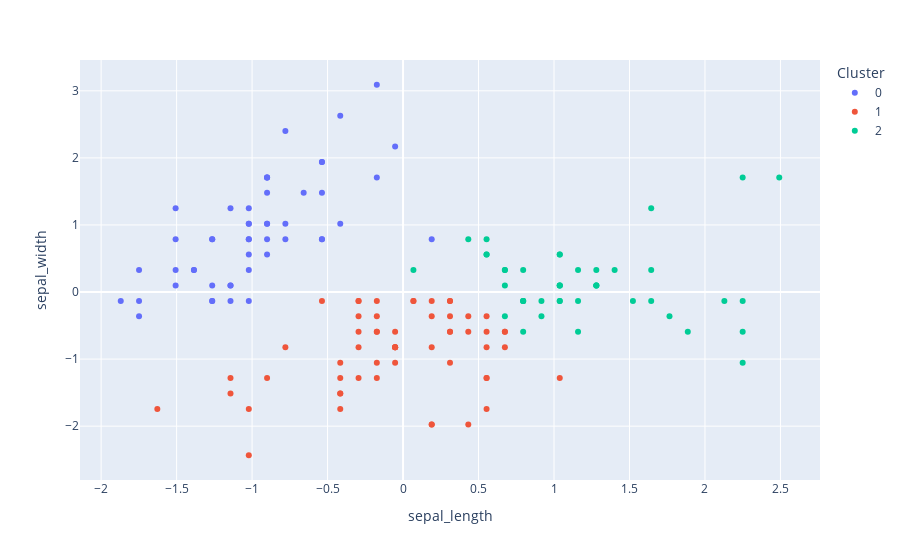

Notebook code cell kept with this figure:
### Code cell
kmeans = KMeans(3)
kmeans.fit(x)
clusters_identificados = kmeans.fit_predict(x)
datos_con_clusters = datos.copy()
datos_con_clusters['sepal_length'] = x.T[0]
datos_con_clusters['sepal_width'] = x.T[1]
datos_con_clusters['Cluster'] = clusters_identificados
datos_con_clusters["Cluster"] = datos_con_clusters["Cluster"].astype("category")
fig = px.scatter(datos_con_clusters, 
                 x = "sepal_length", 
                 y = "sepal_width", 
                 color = "Cluster",
#                 size = '', 
                )
fig.show()

### Figure 1 — Plotly figure (JSON) as saved in the notebook; plotly's stock layout.template omitted (floating-point values rounded to 4 significant figures)
{"data": [{"hovertemplate": "Cluster=0<br>sepal_length=%{x}<br>sepal_width=%{y}<extra></extra>", "legendgroup": "0", "marker": {"color": "#636efa", "symbol": "circle"}, "mode": "markers", "name": "0", "orientation": "v", "showlegend": true, "type": "scatter", "x": [-0.9007, -1.143, -1.385, -1.507, -1.022, -0.5372, -1.507, -1.022, -1.749, -1.143, -0.5372, -1.264, -1.264, -1.87, -0.05251, -0.1737, -0.5372, -0.9007, -0.1737, -0.9007, -0.5372, -0.9007, -1.507, -0.9007, -1.264, -1.022, -1.022, -0.7795, -0.7795, -1.385, -1.264, -0.5372, -0.7795, -0.416, -1.143, -1.022, -0.416, -1.143, -1.749, -0.9007, -1.022, -1.749, -1.022, -0.9007, -1.264, -0.9007, -1.507, -0.6583, -1.022, 0.1898], "xaxis": "x", "y": [1.019, -0.132, 0.3284, 0.09822, 1.249, 1.94, 0.7888, 0.7888, -0.3622, 0.09822, 1.479, 0.7888, -0.132, -0.132, 2.17, 3.091, 1.94, 1.019, 1.71, 1.71, 0.7888, 1.479, 1.249, 0.5586, 0.7888, -0.132, 0.7888, 1.019, 0.7888, 0.3284, 0.09822, 0.7888, 2.4, 2.63, 0.09822, 0.3284, 1.019, 1.249, -0.132, 0.7888, 1.019, 0.3284, 1.019, 1.71, -0.132, 1.71, 0.3284, 1.479, 0.5586, 0.7888], "yaxis": "y"}, {"hovertemplate": "Cluster=1<br>sepal_length=%{x}<br>sepal_width=%{y}<extra></extra>", "legendgroup": "1", "marker": {"color": "#EF553B", "symbol": "circle"}, "mode": "markers", "name": "1", "orientation": "v", "showlegend": true, "type": "scatter", "x": [-1.628, -0.416, -0.1737, -1.143, -0.7795, -1.022, 0.06866, 0.1898, 0.311, -0.2948, -0.2948, -0.05251, 0.4322, -0.2948, 0.311, 0.5533, 0.311, 0.1898, -0.1737, -0.416, -0.416, -0.05251, 0.1898, -0.5372, 0.5533, -0.2948, -0.416, -0.416, 0.311, -0.05251, -1.022, -0.2948, -0.1737, -0.1737, 0.4322, -0.9007, -0.1737, -0.05251, 0.5533, -1.143, 1.038, 0.6745, -0.1737, -0.05251, 0.1898, -0.2948, 0.5533, 0.4322, 0.311, 0.6745, 0.6745, 0.5533, 0.311, 0.1898, -0.05251, 0.5533, 0.06866], "xaxis": "x", "y": [-1.743, -1.743, -0.5924, -1.513, -0.8226, -2.434, -0.132, -1.974, -0.3622, -0.3622, -0.132, -0.8226, -1.974, -1.283, -0.5924, -1.283, -0.5924, -0.3622, -1.053, -1.513, -1.513, -0.8226, -0.8226, -0.132, -1.743, -0.132, -1.283, -1.053, -0.132, -1.053, -1.743, -0.8226, -0.132, -0.3622, -0.3622, -1.283, -0.5924, -0.8226, -0.3622, -1.283, -1.283, -0.8226, -1.283, -0.5924, -1.974, -0.5924, -0.8226, -0.5924, -0.132, -0.5924, -0.5924, -0.5924, -1.053, -0.132, -0.8226, -1.283, -0.132], "yaxis": "y"}, {"hovertemplate": "Cluster=2<br>sepal_length=%{x}<br>sepal_width=%{y}<extra></extra>", "legendgroup": "2", "marker": {"color": "#00cc96", "symbol": "circle"}, "mode": "markers", "name": "2", "orientation": "v", "showlegend": true, "type": "scatter", "x": [1.402, 0.6745, 1.28, 0.7957, 0.5533, 0.9168, 1.038, 0.06866, 0.6745, 0.9168, 1.159, 1.038, 1.038, 0.5533, 1.523, 0.7957, 2.129, 1.765, 1.644, 0.7957, 1.159, 0.6745, 0.7957, 2.25, 2.25, 1.28, 2.25, 1.038, 1.644, 1.644, 1.886, 2.492, 2.25, 0.5533, 0.6745, 1.28, 1.038, 1.28, 1.159, 1.038, 1.038, 0.7957, 0.4322], "xaxis": "x", "y": [0.3284, 0.3284, 0.09822, -0.5924, 0.5586, -0.3622, 0.09822, 0.3284, -0.3622, -0.132, -0.5924, -0.132, 0.09822, 0.5586, -0.132, -0.132, -0.132, -0.3622, 1.249, 0.3284, -0.132, 0.3284, -0.132, 1.71, -1.053, 0.3284, -0.5924, 0.5586, 0.3284, -0.132, -0.5924, 1.71, -0.132, 0.7888, 0.09822, 0.09822, 0.09822, 0.09822, 0.3284, 0.5586, -0.132, -0.132, 0.7888], "yaxis": "y"}], "layout": {"legend": {"title": {"text": "Cluster"}, "tracegroupgap": 0}, "margin": {"t": 60}, "xaxis": {"anchor": "y", "domain": [0, 1], "title": {"text": "sepal_length"}}, "yaxis": {"anchor": "x", "domain": [0, 1], "title": {"text": "sepal_width"}}}}
